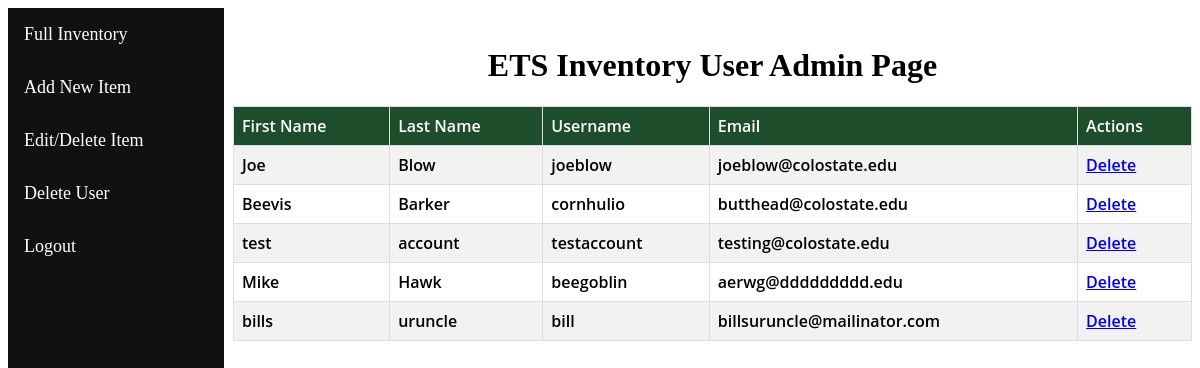
Before: /inventory/changeuser/ (signed in) with the older database file.
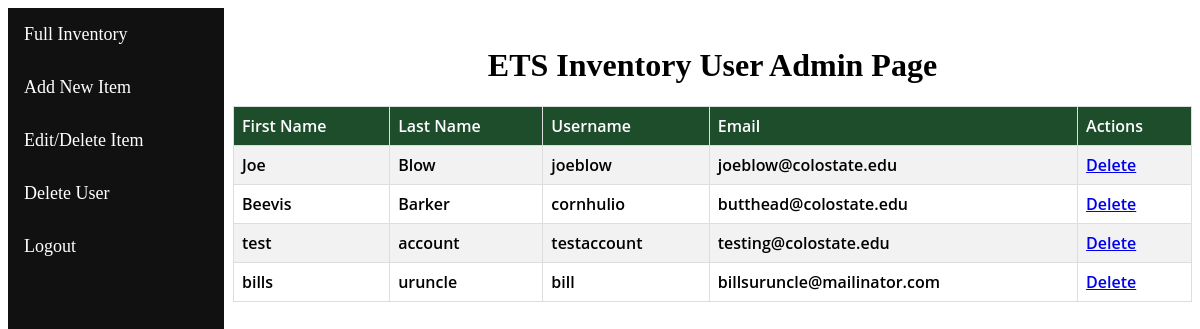
After: the same page with the newer database file.
### accounts/models.py (models this page shows, shortened)
class CustomUser(AbstractBaseUser, PermissionsMixin):
	username = models.CharField(_('username'), max_length=150, unique=True, null=True)
	email = models.EmailField(_('email'), max_length=255, unique=True, null=True)
	first_name = models.CharField(_('first name'), max_length=30, blank=True)
	last_name = models.CharField(_('last name'), max_length=150, blank=True)
	regcode = models.BigIntegerField(_('regcode'))
	objects = CustomUserManager()
	USERNAME_FIELD = 'username'
	REQUIRED_FIELDS = ['email','first_name','last_name', 'regcode']
	is_active = models.BooleanField(_('active'), default=True,)
	is_staff = models.BooleanField(_('staff status'), default=False,)
	is_superuser = models.BooleanField(_('super status'), default=False,)
	is_supervisor = models.BooleanField(_('supervisor'), default=False,)

### main/views.py (the view)
# urls.py: path("changeuser/", views.changeuser, name="changeuser"),
@login_required
@admin_required
def changeuser(request):
	showItem = CustomUser.objects.all
	return render(request, 'changeuser.html', {'allusers':showItem})

### main/templates/changeuser.html
{% extends "basedbapp.html" %}
{% block content %}
<br><h1>ETS Inventory User Admin Page</h1>
<table class="myt" id="myt">
	<tr>
		<th>First Name</th>
		<th>Last Name</th>
		<th>Username</th>
		<th>Email</th>
		<th>Actions</th>
	</tr>
	{% for self in allusers %}
	{% if self.is_active and not self.is_supervisor %}
	<tr>
		<td>{{self.first_name}}</td>
		<td>{{self.last_name}}</td>
		<td>{{self.username}}</td>
		<td>{{self.email}}</td>
		<td>
			<a href="{% url 'main:deleteuser' self.id %}">Delete</a>
		</td>
	</tr>
	{% endif %}
	{% endfor %}
</table><br><br>
{% endblock content %}

Changed rows visible on the page:
removed CustomUser: first_name "Mike", last_name "Hawk", username "beegoblin", email "aerwg@ddddddddd.edu"
